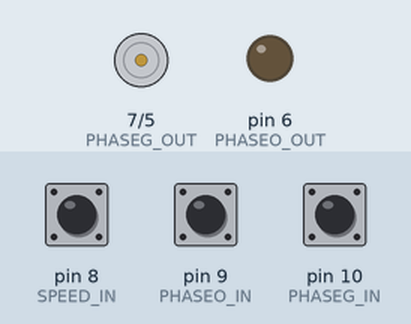
The sketch below on a simulated Arduino Uno, built with avr-gcc and run on an emulated ATmega328P. Parts: direction and speed pins drawn as motors (green arrow = direction pin HIGH = forward, orange = LOW = backward, longer = more drive), output pins drawn as LEDs (lit = HIGH). The inputs (shaded band) are chosen by the test bench; at power-on: pin 8 (SPEED_IN) HIGH, pin 9 (PHASEO_IN) HIGH, pin 10 (PHASEG_IN) HIGH.

Above: at 1.2 s.
1.3 s: pin 8 (SPEED_IN) pulled LOW for 0.15 s
At 2.3 s:
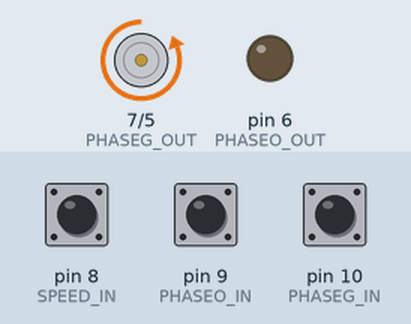
2.9 s: pin 9 (PHASEO_IN) pulled LOW for 0.15 s
At 3.5 s:
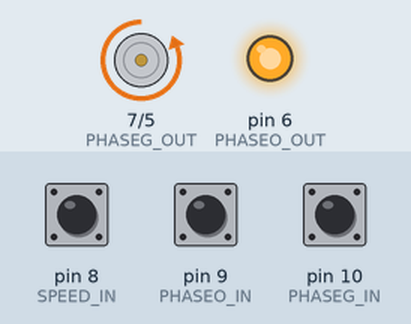
4.5 s: pin 10 (PHASEG_IN) pulled LOW for 0.15 s
At 5.8 s:
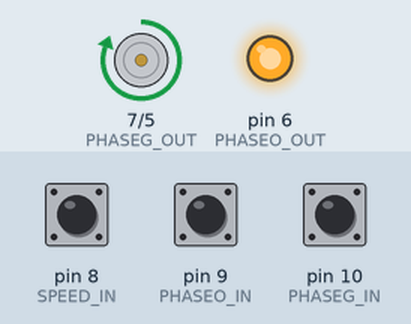
6.1 s: pin 9 (PHASEO_IN) pulled LOW for 1 s
At 6.4 s:
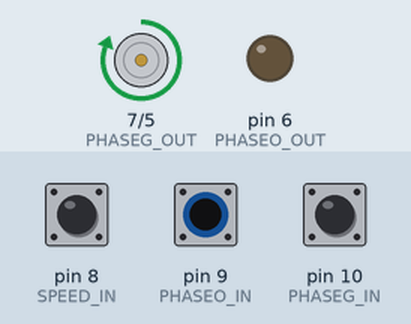
8.6 s: pin 9 (PHASEO_IN) pulled LOW for 3.2 s
At 13.0 s:
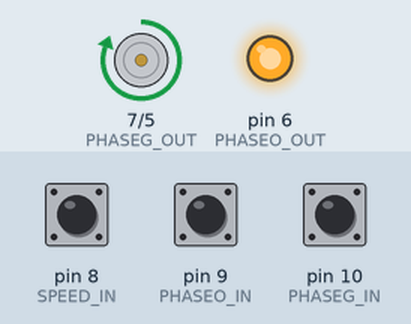
13.3 s: pin 10 (PHASEG_IN) pulled LOW for 3.2 s
At 14.3 s:
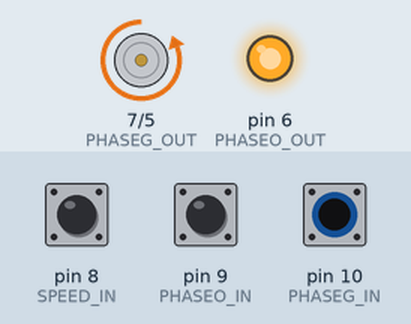
Timing chart, 0 to 18.0 s (numbered marks = the images above; inputs shaded):
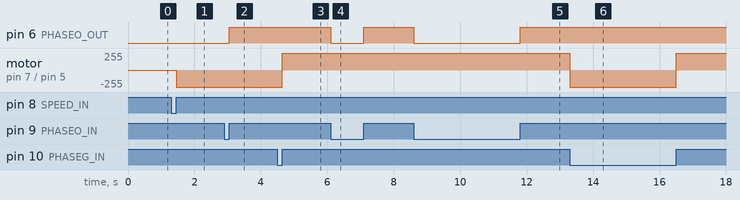

Measured:
- after the input at 1.3 s, motor on pin 7 (PHASEG_OUT) / pin 5 (SPEED_OUT): stopped → backward 255/255 after 0.15 s
- after the input at 2.9 s, pin 6 (PHASEO_OUT): LOW → HIGH after 0.15 s
- after the input at 4.5 s, motor on pin 7 (PHASEG_OUT) / pin 5 (SPEED_OUT): backward 255/255 → forward 255/255 after 0.15 s
- after the input at 6.1 s, pin 6 (PHASEO_OUT): HIGH → LOW at once, → HIGH 1.0 s later
- after the input at 8.6 s, pin 6 (PHASEO_OUT): HIGH → LOW at once, → HIGH 3.2 s later
- after the input at 13.3 s, motor on pin 7 (PHASEG_OUT) / pin 5 (SPEED_OUT): forward 255/255 → backward 255/255 at once, → forward 255/255 3.2 s later

The sketch:

sketch_jan07a.ino
```cpp
// MultiChannels
//
// rcarduino.blogspot.com
//
// A simple approach for reading three RC Channels using pin change interrupts
//
// See related posts -
// http://rcarduino.blogspot.co.uk/2012/01/how-to-read-rc-receiver-with.html
// http://rcarduino.blogspot.co.uk/2012/03/need-more-interrupts-to-read-more.html
// http://rcarduino.blogspot.co.uk/2012/01/can-i-control-more-than-x-servos-with.html
//
// rcarduino.blogspot.com
//

// include the pinchangeint library - see the links in the related topics section above for details
#include <PinChangeInt.h>

// Assign your channel in pins
#define SPEED_IN 8
#define PHASEO_IN 9
#define PHASEG_IN 10

// Assign your channel out pins
#define SPEED_OUT 5
#define PHASEO_OUT 6
#define PHASEG_OUT 7

// Setup signal outputs expected by Electronic Speed Controller
volatile uint8_t speedStateIn;
volatile uint8_t phaseOStateIn;
volatile uint8_t phaseGStateIn;
const int debounce = 100;
float calFactor = 1;
volatile boolean started;
volatile unsigned long speedStart;
volatile unsigned long speedEnd;

// These bit flags are set in bUpdateFlagsShared to indicate which
// channels have new signals
#define SPEED_FLAG 1
#define PHASEO_FLAG 2
#define PHASEG_FLAG 4

// holds the update flags defined above
volatile uint8_t FlagsShared;

// shared variables are updated by the ISR and read by loop.
// In loop we immediatley take local copies so that the ISR can keep ownership of the
// shared ones. To access these in loop
// we first turn interrupts off with noInterrupts
// we take a copy to use in loop and the turn interrupts back on
// as quickly as possible, this ensures that we are always able to receive new signals
volatile uint16_t IntervalInShared;
volatile uint16_t IntervalPOInShared;
volatile uint16_t IntervalPGInShared;

// These are used to record the rising edge of a pulse in the calcInput functions
// They do not need to be volatile as they are only used in the ISR. If we wanted
// to refer to these in loop and the ISR then they would need to be declared volatile

volatile uint32_t currentMicros;
volatile uint32_t previousMicros;

volatile uint32_t phaseOStart;
volatile uint32_t currentPOMicros;
volatile uint32_t previousPOMicros;

volatile uint32_t phaseGStart;
volatile uint32_t currentPGMicros;
volatile uint32_t previousPGMicros;

void setup()
{

  //Speed pin setup
  pinMode(SPEED_OUT, OUTPUT);
  pinMode(SPEED_IN, INPUT);
  digitalWrite (SPEED_IN, HIGH);

  //PhaseO pin setup
  pinMode(PHASEO_OUT, OUTPUT);
  pinMode(PHASEO_IN, INPUT);
  digitalWrite (PHASEO_IN, HIGH);

  //PhaseG pin setup
  pinMode(PHASEG_OUT, OUTPUT);
  pinMode(PHASEG_IN, INPUT);
  digitalWrite (PHASEG_IN, HIGH);

  // using the PinChangeInt library, attach the interrupts
  // used to read the channels
  PCintPort::attachInterrupt(SPEED_IN, calcSpeed,CHANGE);
  PCintPort::attachInterrupt(PHASEO_IN, calcPhaseO,CHANGE);
  PCintPort::attachInterrupt(PHASEG_IN, calcPhaseG,CHANGE);
}

void loop()
{
  // create local variables to hold a local copies of the channel inputs
  // these are declared static so that thier values will be retained
  // between calls to loop.

  static uint16_t modInterval;
  static uint8_t speedState;
  static uint16_t spStart;
  static uint16_t spEnd;
  static uint16_t speedDelay;

  static uint16_t modPOInterval;
  static uint8_t phaseOState;

  static uint16_t modPGInterval;
  static uint8_t phaseGState;


  // local copy of update flags
  static uint8_t UpdateFlags;

  // check shared update flags to see if any channels have a new signal
  if(FlagsShared)
  {
    noInterrupts(); // turn interrupts off quickly while we take local copies of the shared variables

    // take a local copy of which channels were updated in case we need to use this in the rest of loop

    UpdateFlags = FlagsShared;

    // in the current code, the shared values are always populated
    // so we could copy them without testing the flags
    // however in the future this could change, so lets
    // only copy when the flags tell us we can.

    if(UpdateFlags & SPEED_FLAG)
    {
      spStart = speedStart;
      spEnd = speedEnd;
      speedState = speedStateIn;
    }

    if(UpdateFlags & PHASEO_FLAG)
    {
      modPOInterval = IntervalPOInShared;
      phaseOState = phaseOStateIn;
    }

    if(UpdateFlags & PHASEG_FLAG)
    {
      modPGInterval = IntervalPGInShared;
      phaseGState = phaseGStateIn;
    }

    // clear shared copy of updated flags as we have already taken the updates
    // we still have a local copy if we need to use it in bUpdateFlags
    FlagsShared = 0;

    interrupts(); // we have local copies of the inputs, so now we can turn interrupts back on
    // as soon as interrupts are back on, we can no longer use the shared copies, the interrupt
    // service routines own these and could update them at any time. During the update, the
    // shared copies may contain junk. Luckily we have our local copies to work with :-)
  }

  // do any processing from here onwards
  // only use the local values unAuxIn, unThrottleIn and unSteeringIn, the shared
  // variables unAuxInShared, unThrottleInShared, unSteeringInShared are always owned by
  // the interrupt routines and should not be used in loop

  // the following code provides simple pass through
  // this is a good initial test, the Arduino will pass through
  // receiver input as if the Arduino is not there.
  // This should be used to confirm the circuit and power
  // before attempting any custom processing in a project.

  // we are checking to see if the channel value has changed, this is indicated
  // by the flags. For the simple pass through we don't really need this check,
  // but for a more complex project where a new signal requires significant processing
  // this allows us to only calculate new values when we have new inputs, rather than
  // on every cycle.
  if(UpdateFlags & SPEED_FLAG)
  {
      modInterval = (spEnd-spStart);
      speedDelay = ((modInterval/calFactor)-modInterval);
      delayMicroseconds(speedDelay);
      digitalWrite(SPEED_OUT, speedState);
      speedEnd=0;
  }

  if(UpdateFlags & PHASEO_FLAG)
  {
    currentPOMicros=micros();
    if(currentPOMicros-phaseOStart<1000000)
  {
   if (currentPOMicros - previousPOMicros>((modPOInterval)/calFactor))
       {previousPOMicros = currentPOMicros;
        //if (speedState == LOW) speedState = HIGH;
        //else speedState = HIGH;
        digitalWrite(PHASEO_OUT, phaseOState);

        }
     }
  }

  if(UpdateFlags & PHASEG_FLAG)
  {
    currentPGMicros=micros();
    if(currentPGMicros-phaseGStart<1000000)
  {
   if (currentPGMicros - previousPGMicros>((modPGInterval)/calFactor))
       {previousPGMicros = currentPGMicros;
        //if (speedState == LOW) speedState = HIGH;
        //else speedState = HIGH;
        digitalWrite(PHASEG_OUT, phaseGState);

        }
     }
  }

  UpdateFlags = 0;
}


// simple interrupt service routine

void calcSpeed()
{
  speedStateIn = digitalRead(SPEED_IN);

  if (started)
   { speedEnd = micros ();
    FlagsShared |= SPEED_FLAG; }
  else
    speedStart = micros ();
  started = !started;
}

void calcPhaseO()
{

  phaseOStart = micros();
  phaseOStateIn = digitalRead(PHASEO_IN);
  // if the pin is high, its a rising edge of the signal pulse, so lets record its value
  //if(digitalRead(SPEED_IN) == HIGH)
  //{

    //FlagsShared |= SPEED_FLAG;
  //}
  //else
  //{
    // else it must be a falling edge, so lets get the time and subtract the time of the rising edge
    // this gives use the time between the rising and falling edges i.e. the pulse duration.
    IntervalPOInShared = (uint16_t)(micros() - phaseOStart);
    // use set the throttle flag to indicate that a new throttle signal has been received
    FlagsShared |= PHASEO_FLAG;
  //}
}

void calcPhaseG()
{

  phaseGStart = micros();
  phaseGStateIn = digitalRead(PHASEG_IN);
  // if the pin is high, its a rising edge of the signal pulse, so lets record its value
  //if(digitalRead(SPEED_IN) == HIGH)
  //{

    //FlagsShared |= SPEED_FLAG;
  //}
  //else
  //{
    // else it must be a falling edge, so lets get the time and subtract the time of the rising edge
    // this gives use the time between the rising and falling edges i.e. the pulse duration.
    IntervalPGInShared = (uint16_t)(micros() - phaseGStart);
    // use set the throttle flag to indicate that a new throttle signal has been received
    FlagsShared |= PHASEG_FLAG;
  //}
}
```
